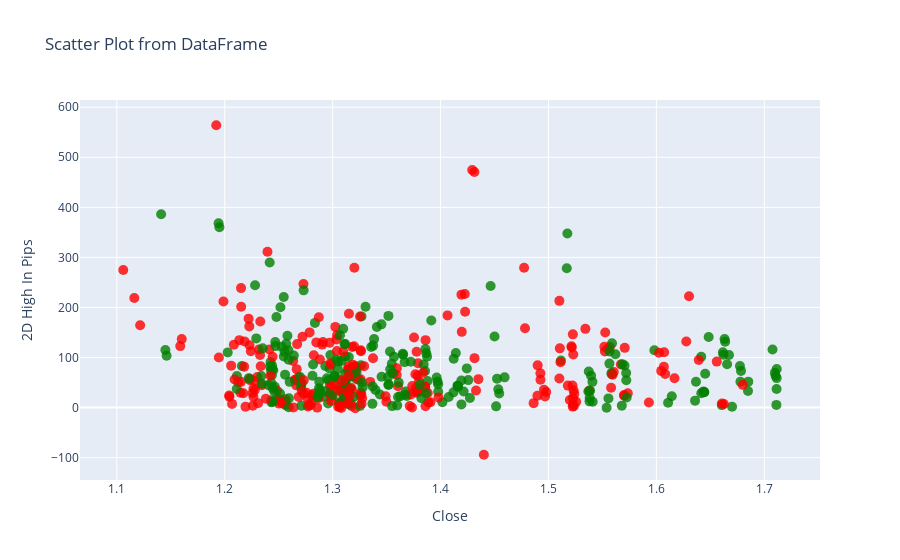

The notebook cell saved with this chart:
### Code cell
# Create a list of colors based on the 'color_column'
# colors = ['green' if val == 'BUY' else 'RED' for val in df['Order Type']]

fig = go.Figure(data=go.Scatter(
    x=df['close'],  # Access the 'x' column
    y=df['2D High in Pips'],  # Access the 'y' column
    mode='markers',
    marker=dict(
        size=10,
        color=colors,  # Map colors from the 'color_column'
        opacity=0.8
    )
))

# Customize the layout
fig.update_layout(
    title="Scatter Plot from DataFrame",
    xaxis_title="Close",
    yaxis_title="2D High In Pips",
#     grid=True
)
fig.show()

### Figure 1 — Plotly figure (JSON) as saved in the notebook; plotly's stock layout.template omitted (floating-point values rounded to 4 significant figures; data arrays with more than 128 entries replaced by an {"elided": "..."} marker saying what was removed)
{"data": [{"marker": {"color": {"elided": "486 str values"}, "opacity": 0.8, "size": 10}, "mode": "markers", "type": "scatter", "x": {"elided": "486 float values"}, "y": {"elided": "486 float values"}}], "layout": {"title": {"text": "Scatter Plot from DataFrame"}, "xaxis": {"title": {"text": "Close"}}, "yaxis": {"title": {"text": "2D High In Pips"}}}}
